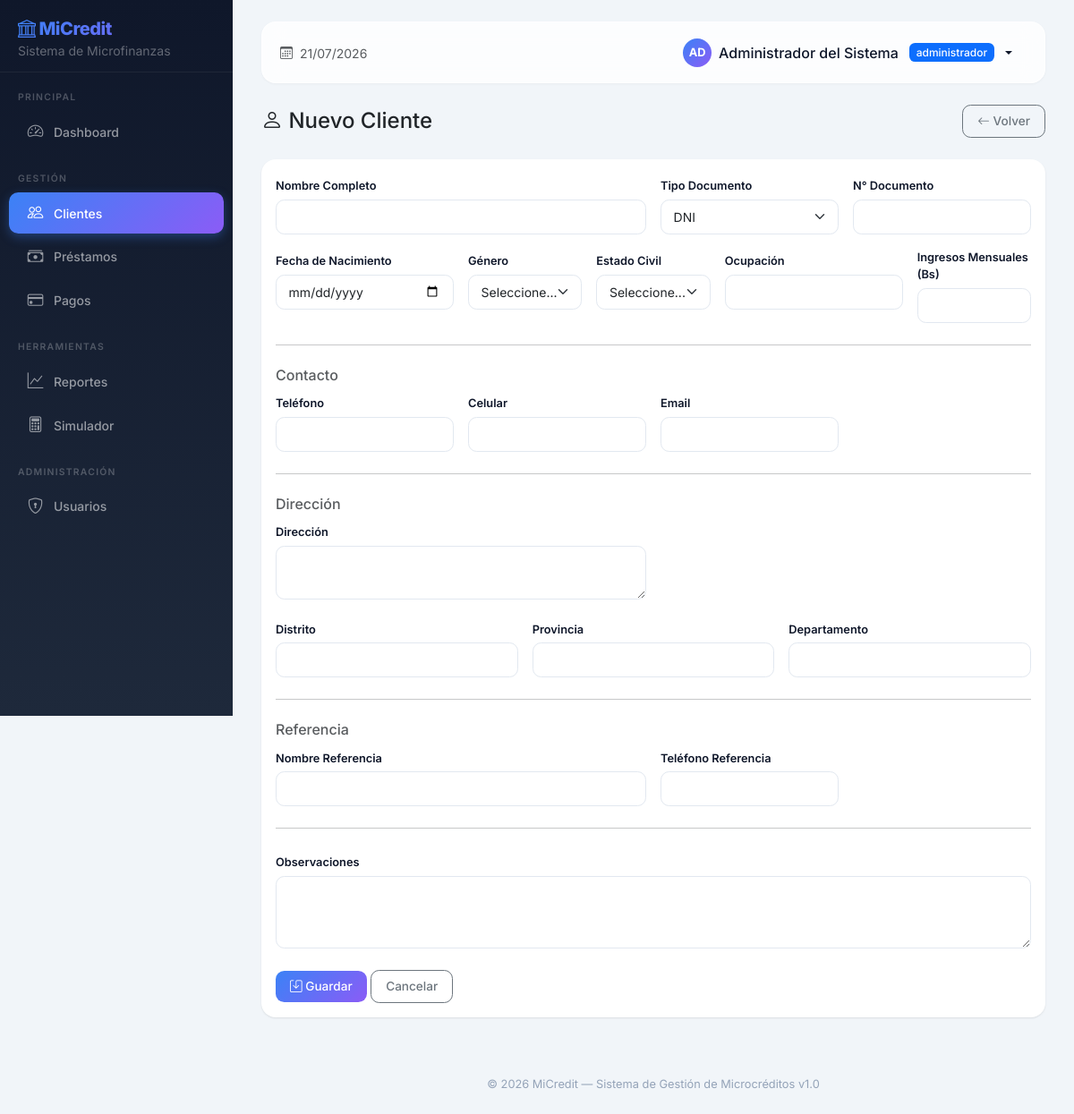
Screenshot of /clientes/nuevo (signed in) with the database file from the repository.
### app/models.py (models this page shows, shortened)
class Usuario(UserMixin, db.Model):
    __tablename__ = 'usuarios'
    id = db.Column(db.Integer, primary_key=True, autoincrement=True)
    nombre_completo = db.Column(db.String(150), nullable=False)
    email = db.Column(db.String(100), unique=True, nullable=False)
    username = db.Column(db.String(50), unique=True, nullable=False)
    password_hash = db.Column(db.String(255), nullable=False)
    rol_id = db.Column(db.Integer, db.ForeignKey('roles.id'), nullable=False)
    activo = db.Column(db.Boolean, default=True)
    ultimo_acceso = db.Column(db.DateTime)
    fecha_creacion = db.Column(db.DateTime, default=datetime.utcnow)
    fecha_actualizacion = db.Column(db.DateTime, default=datetime.utcnow)
    def has_role(self, role_name):
        return self.rol and self.rol.nombre == role_name
    def has_any_role(self, *roles):
        return self.rol and self.rol.nombre in roles

class Rol(db.Model):
    __tablename__ = 'roles'
    id = db.Column(db.Integer, primary_key=True, autoincrement=True)
    nombre = db.Column(db.String(50), unique=True, nullable=False)
    descripcion = db.Column(db.String(255))
    fecha_creacion = db.Column(db.DateTime, default=datetime.utcnow)
    usuarios = db.relationship('Usuario', backref='rol', lazy=True)

### app/routes/clientes.py (the view, shortened to what this page needs)
@clientes_bp.route('/nuevo', methods=['GET', 'POST'])
@login_required
def nuevo():
    if not current_user.has_any_role('administrador', 'gerente', 'asesor'):
        flash('No tiene permisos para registrar clientes.', 'error')
        return redirect(url_for('clientes.listar'))
    form = ClienteForm()
    return render_template('clientes/form.html', form=form, titulo='Nuevo Cliente')

### app/templates/clientes/form.html (shortened to what this page needs)
{% extends "base.html" %}
{% block content %}
<div class="d-flex justify-content-between align-items-center mb-4">
    <h4 class="mb-0"><i class="bi bi-person"></i> {{ titulo }}</h4>
    <a href="{{ url_for('clientes.listar') }}" class="btn btn-outline-secondary"><i class="bi bi-arrow-left"></i> Volver</a>
</div>
<div class="card">
    <div class="card-body">
        <form method="POST">
            <div class="row g-3">
                <div class="col-md-6">
                    {{ form.nombre_completo.label(class="form-label") }}
                    {{ form.nombre_completo(class="form-control" + (" is-invalid" if form.nombre_completo.errors else "")) }}
                </div>
                <div class="col-md-3">
                    {{ form.tipo_documento.label(class="form-label") }}
                    {{ form.tipo_documento(class="form-select") }}
                </div>
                <div class="col-md-3">
                    {{ form.numero_documento.label(class="form-label") }}
                    {{ form.numero_documento(class="form-control" + (" is-invalid" if form.numero_documento.errors else "")) }}
                </div>
                <div class="col-md-3">
                    {{ form.fecha_nacimiento.label(class="form-label") }}
                    {{ form.fecha_nacimiento(class="form-control", type="date") }}
                </div>
                <div class="col-md-2">
                    {{ form.genero.label(class="form-label") }}
                    {{ form.genero(class="form-select") }}
                </div>
                <div class="col-md-2">
                    {{ form.estado_civil.label(class="form-label") }}
                    {{ form.estado_civil(class="form-select") }}
                </div>
                <div class="col-md-3">
                    {{ form.ocupacion.label(class="form-label") }}
                    {{ form.ocupacion(class="form-control") }}
                </div>
                <div class="col-md-2">
                    {{ form.ingresos_mensuales.label(class="form-label") }}
                    {{ form.ingresos_mensuales(class="form-control") }}
                </div>
            </div>
            <hr class="my-4">
            <h6 class="text-muted">Contacto</h6>
            <div class="row g-3">
                <div class="col-md-3">
                    {{ form.telefono.label(class="form-label") }}
                    {{ form.telefono(class="form-control") }}
                </div>
                <div class="col-md-3">
                    {{ form.celular.label(class="form-label") }}
                    {{ form.celular(class="form-control") }}
                </div>
                <div class="col-md-3">
                    {{ form.email.label(class="form-label") }}
                    {{ form.email(class="form-control" + (" is-invalid" if form.email.errors else "")) }}
                </div>
            </div>
            <hr class="my-4">
            <h6 class="text-muted">Dirección</h6>
            <div class="row g-3">
                <div class="col-md-6">
                    {{ form.direccion.label(class="form-label") }}
                    {{ form.direccion(class="form-control", rows=2) }}
                </div>
            </div>
            <div class="row g-3 mt-1">
                <div class="col-md-4">
                    {{ form.distrito.label(class="form-label") }}
                    {{ form.distrito(class="form-control") }}
                </div>
                <div class="col-md-4">
                    {{ form.provincia.label(class="form-label") }}
                    {{ form.provincia(class="form-control") }}
                </div>
                <div class="col-md-4">
                    {{ form.departamento.label(class="form-label") }}
                    {{ form.departamento(class="form-control") }}
                </div>
            </div>
            <hr class="my-4">
            <h6 class="text-muted">Referencia</h6>
            <div class="row g-3">
                <div class="col-md-6">
                    {{ form.referencia_nombre.label(class="form-label") }}
                    {{ form.referencia_nombre(class="form-control") }}
                </div>
                <div class="col-md-3">
                    {{ form.referencia_telefono.label(class="form-label") }}
                    {{ form.referencia_telefono(class="form-control") }}
                </div>
            </div>
            <hr class="my-4">
            <div class="row g-3">
                <div class="col-12">
                    {{ form.observaciones.label(class="form-label") }}
                    {{ form.observaciones(class="form-control", rows=3) }}
                </div>
            </div>
            <div class="mt-4">
                <button type="submit" class="btn btn-primary"><i class="bi bi-save"></i> {{ form.submit.label.text }}</button>
                <a href="{{ url_for('clientes.listar') }}" class="btn btn-outline-secondary">Cancelar</a>
            </div>
        </form>
    </div>
</div>
{% endblock %}

### app/templates/base.html (shortened to what this page needs)
<!DOCTYPE html>
<html lang="es">
<head>
    <link href="https://cdn.jsdelivr.net/npm/bootstrap@5.3.3/dist/css/bootstrap.min.css" rel="stylesheet">
    <link rel="stylesheet" href="https://cdn.jsdelivr.net/npm/bootstrap-icons@1.11.3/font/bootstrap-icons.min.css">
</head>
<body>
    {% if current_user.is_authenticated %}
    {% set es_admin = current_user.has_role('administrador') %}
    {% set es_gerente = current_user.has_role('gerente') %}
    {% set es_asesor = current_user.has_role('asesor') %}
    {% set es_cajero = current_user.has_role('cajero') %}
    <div class="sidebar">
        <div class="brand">
            <a href="{{ url_for('main.dashboard') }}" class="text-decoration-none">
                <h5 class="mb-0"><i class="bi bi-bank me-1"></i>MiCredit</h5>
                <small>Sistema de Microfinanzas</small>
            </a>
        </div>
        <div class="nav-section">Principal</div>
        <ul class="nav flex-column">
            <li>
                <a class="nav-link {% if request.endpoint == 'main.dashboard' %}active{% endif %}" href="{{ url_for('main.dashboard') }}">
                    <i class="bi bi-speedometer2"></i> Dashboard
                </a>
            </li>
        </ul>
        <div class="nav-section">Gestión</div>
        <ul class="nav flex-column">
            <li>
                <a class="nav-link {% if request.endpoint and 'clientes' in request.endpoint %}active{% endif %}" href="{{ url_for('clientes.listar') }}">
                    <i class="bi bi-people"></i> Clientes
                </a>
            </li>
            <li>
                <a class="nav-link {% if request.endpoint and 'prestamos' in request.endpoint %}active{% endif %}" href="{{ url_for('prestamos.listar') }}">
                    <i class="bi bi-cash-stack"></i> Préstamos
                </a>
            </li>
            {% if es_admin or es_cajero %}
            <li>
                <a class="nav-link {% if request.endpoint and 'pagos' in request.endpoint %}active{% endif %}" href="{{ url_for('pagos.listar') }}">
                    <i class="bi bi-credit-card"></i> Pagos
                </a>
            </li>
            {% endif %}
        </ul>
        <div class="nav-section">Herramientas</div>
        <ul class="nav flex-column">
            {% if es_admin or es_gerente %}
            <li>
                <a class="nav-link {% if request.endpoint and 'reportes' in request.endpoint %}active{% endif %}" href="{{ url_for('reportes.index') }}">
                    <i class="bi bi-graph-up"></i> Reportes
                </a>
            </li>
            {% endif %}
            <li>
                <a class="nav-link" href="{{ url_for('prestamos.proyectar') }}">
                    <i class="bi bi-calculator"></i> Simulador
                </a>
            </li>
        </ul>
        {% if es_admin %}
        <div class="nav-section">Administración</div>
        <ul class="nav flex-column">
            <li>
                <a class="nav-link {% if request.endpoint and 'usuarios' in request.endpoint %}active{% endif %}" href="{{ url_for('usuarios.listar') }}">
                    <i class="bi bi-shield-lock"></i> Usuarios
                </a>
            </li>
        </ul>
        {% endif %}
    </div>
    <div class="content">
        <nav class="navbar-top d-flex justify-content-between align-items-center">
            <div>
                <span class="text-muted small"><i class="bi bi-calendar3 me-1"></i> {{ now().strftime('%d/%m/%Y') }}</span>
            </div>
            <ul class="nav align-items-center">
                <li class="nav-item dropdown">
                    <a class="nav-link dropdown-toggle d-flex align-items-center gap-2" href="#" data-bs-toggle="dropdown" style="color: var(--primary-dark); font-weight: 500;">
                        <span class="d-inline-flex align-items-center justify-content-center rounded-circle" style="width: 32px; height: 32px; background: var(--accent-gradient); color: #fff; font-size: .8rem; font-weight: 700;">
                            {{ current_user.nombre_completo[:2] | upper }}
                        </span>
                        <span class="d-none d-md-inline">{{ current_user.nombre_completo }}</span>
                        <span class="badge bg-primary ms-1">{{ current_user.rol.nombre }}</span>
                    </a>
                </li>
            </ul>
        </nav>
        {% block content %}{% endblock %}
        <footer class="text-center">
            &copy; {{ now().strftime('%Y') }} MiCredit — Sistema de Gestión de Microcréditos v1.0
        </footer>
    </div>
    {% else %}
    {% block full_content %}{% endblock %}
    {% endif %}
</body>
</html>

### app/templates/base.html (style rules this page uses)
:root { --sidebar-width: 260px; --primary-dark: #0f172a; --primary-mid: #1e293b; --accent: #3b82f6; --accent-gradient: linear-gradient(135deg, #3b82f6, #8b5cf6); --success: #10b981; --warning: #f59e0b; --danger: #ef4444; }
* { font-family: 'Inter', sans-serif; }
body { background: #f1f5f9; }
.sidebar { min-height: 100vh; width: var(--sidebar-width); background: linear-gradient(180deg, var(--primary-dark) 0%, var(--primary-mid) 100%); position: fixed; top: 0; left: 0; z-index: 100; overflow-y: auto; }
.sidebar .brand { padding: 1.25rem 1.25rem .75rem; border-bottom: 1px solid rgba(255,255,255,.06); }
.sidebar .brand h5 { font-weight: 800; letter-spacing: -.5px; background: var(--accent-gradient); -webkit-background-clip: text; -webkit-text-fill-color: transparent; background-clip: text; }
.sidebar .brand small { color: rgba(255,255,255,.35); font-weight: 400; }
.sidebar .nav-section { font-size: .65rem; text-transform: uppercase; letter-spacing: .12em; color: rgba(255,255,255,.25); padding: 1.25rem 1.25rem .4rem; font-weight: 600; }
.sidebar .nav-link { color: rgba(255,255,255,.55); padding: .6rem 1.25rem; margin: .1rem .6rem; border-radius: .65rem; transition: all .2s ease; font-size: .875rem; font-weight: 500; display: flex; align-items: center; gap: .65rem; }
.sidebar .nav-link i { font-size: 1.1rem; width: 1.25rem; text-align: center; }
.sidebar .nav-link.active { color: #fff; background: var(--accent-gradient); box-shadow: 0 4px 12px rgba(59,130,246,.35); }
.content { margin-left: var(--sidebar-width); padding: 1.5rem 2rem; min-height: 100vh; }
.navbar-top { background: rgba(255,255,255,.8); backdrop-filter: blur(12px); -webkit-backdrop-filter: blur(12px); border-radius: 1rem; padding: .6rem 1.25rem; margin-bottom: 1.5rem; box-shadow: 0 1px 3px rgba(0,0,0,.04); border: 1px solid rgba(255,255,255,.5); }
.card { border: none; border-radius: 1rem; box-shadow: 0 1px 3px rgba(0,0,0,.04), 0 1px 2px rgba(0,0,0,.06); transition: all .25s ease; background: #fff; }
.btn { border-radius: .6rem; font-weight: 500; font-size: .85rem; padding: .45rem 1rem; transition: all .2s ease; }
.btn-primary { background: var(--accent-gradient); border: none; }
.badge { font-weight: 500; padding: .35em .65em; border-radius: .4rem; font-size: .75rem; }
.form-control, .form-select { border-radius: .6rem; border: 1.5px solid #e2e8f0; padding: .5rem .85rem; font-size: .875rem; transition: all .2s ease; }
.form-label { font-weight: 600; font-size: .8rem; color: var(--primary-dark); margin-bottom: .35rem; }
footer { border-top: 1px solid #f1f5f9; padding-top: 1.5rem; margin-top: 2.5rem; color: #94a3b8; font-size: .8rem; }

### rows the page displays
Usuario: nombre_completo "AD", nombre_completo "Administrador del Sistema"
Rol: rol.nombre "administrador"

### other values shown
{{ titulo }} "Nuevo Cliente"
